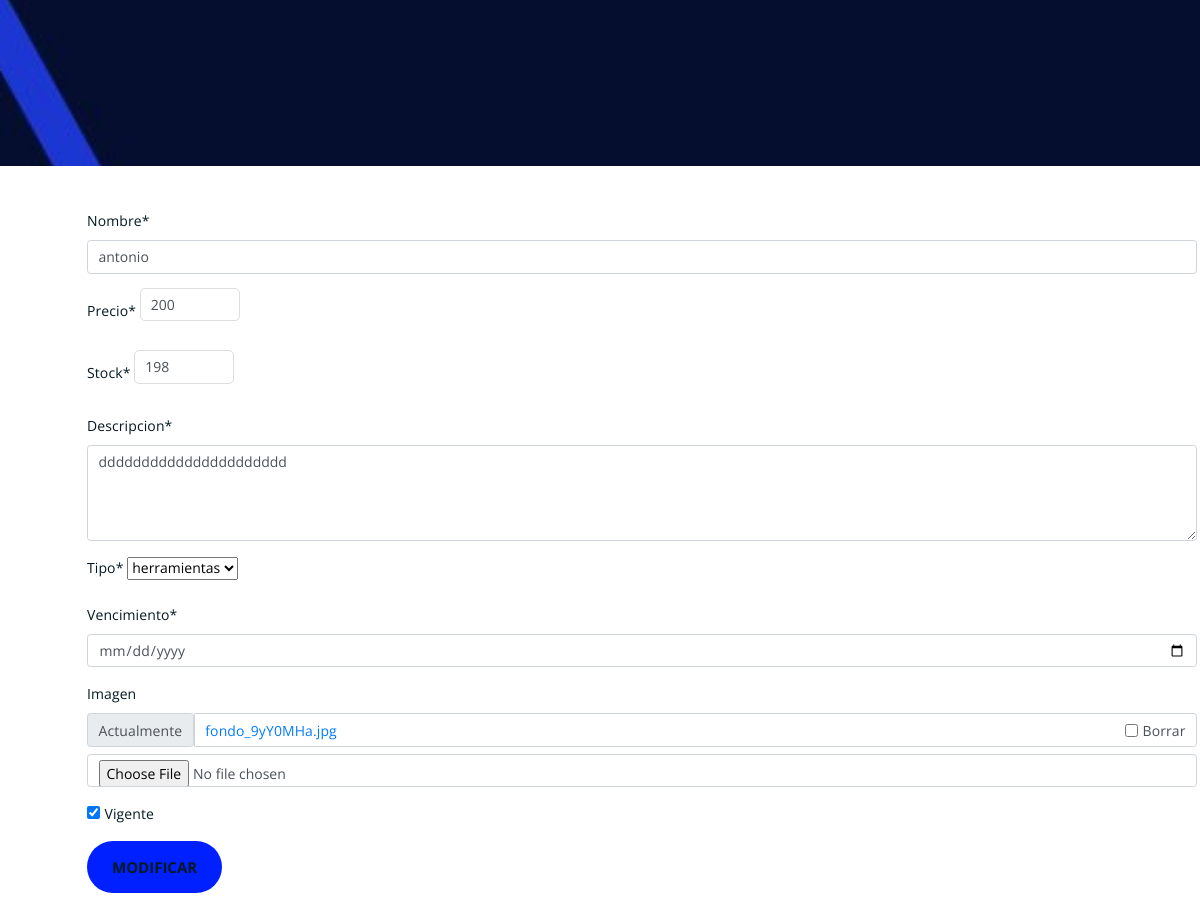
Page /update/5/ (middle part) on the earlier database version.
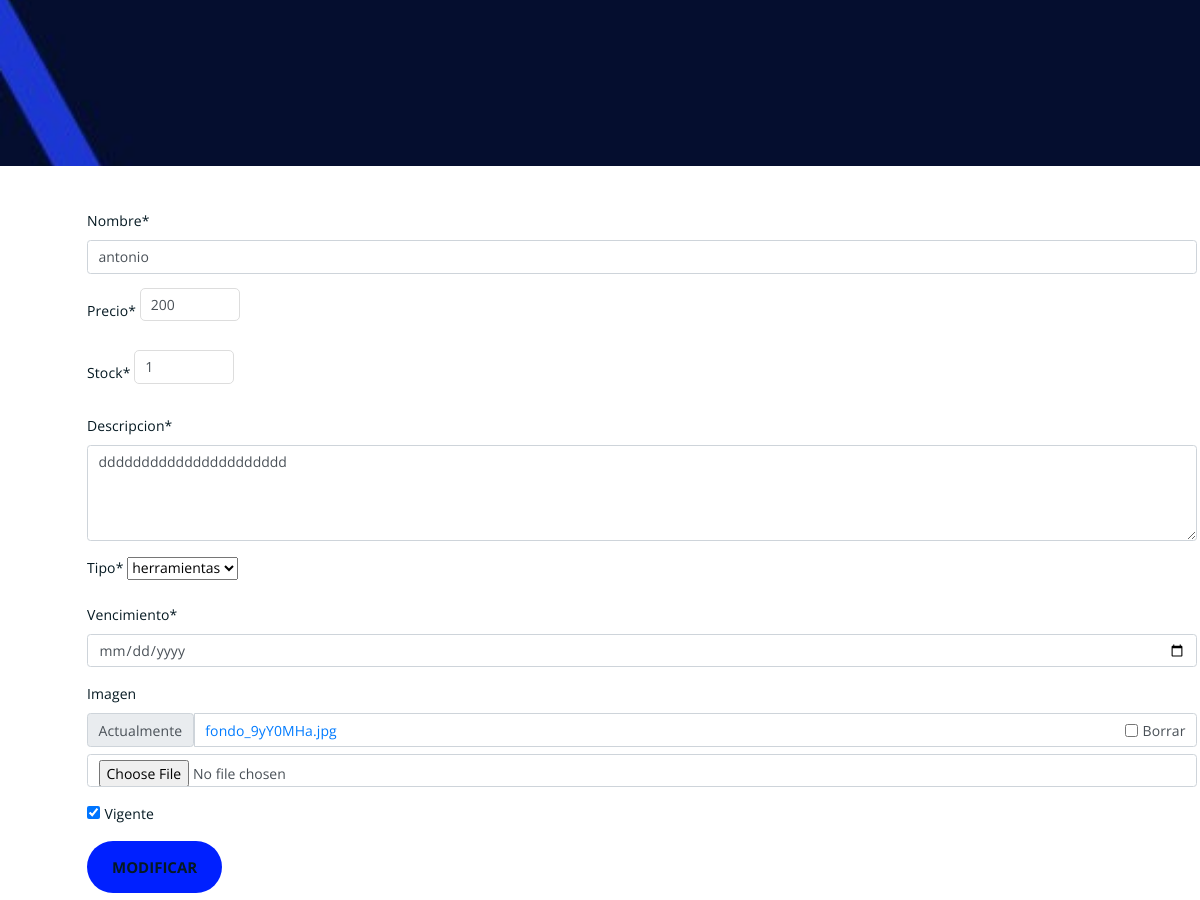
Same page on the later database version.
### core/models.py (models this page shows, shortened)
class Producto(models.Model):
    nombre = models.CharField(max_length=50)
    precio = models.IntegerField()
    stock = models.IntegerField()
    descripcion = models.CharField(max_length=250)
    tipo = models.ForeignKey(TipoProducto, on_delete=models.CASCADE)
    vencimiento = models.DateField(default=date.today)
    imagen = models.ImageField(null=True,blank=True)
    vigente = models.BooleanField()

class TipoProducto(models.Model):
    descripcion = models.CharField(max_length=50)
    def __str__(self):
        return self.descripcion

### core/views.py (the view)
# urls.py: path('update/<id>/', update, name="update"),
def update(request, id):
    producto = Producto.objects.get(id=id) # OBTIENE UN PRODUCTO POR EL ID
    data = {
        'form' : ProductoForm(instance=producto) # CARGAMOS EL PRODUCTO EN EL FORMULARIO
    }
    if request.method == 'POST':
        formulario = ProductoForm(data=request.POST, instance=producto, files=request.FILES) # NUEVA INFORMACION
        if formulario.is_valid():
            formulario.save() # INSERT INTO.....
            messages.success(request, "Producto modificado correctamente")
            data['form'] = formulario # CARGA LA NUEVA INFOR EN EL FORMULARIO
    return render(request, 'core/update-product.html', data)

### core/forms.py
class ProductoForm(ModelForm):
    nombre = forms.CharField(min_length=4,widget=forms.TextInput(attrs={"placeholder":"Ingrese Nombre"}))
    precio = forms.IntegerField(min_value=1,widget=forms.NumberInput(attrs={"placeholder":"Ingrese Precio"}))
    stock = forms.IntegerField(min_value=0,widget=forms.NumberInput(attrs={"placeholder":"Ingrese Stock"}))
    descripcion = forms.CharField(min_length=10,max_length=250,widget=forms.Textarea(attrs={"rows":4}))
    class Meta:
        model = Producto
        fields = '__all__'
        widgets = {
            'vencimiento' : forms.DateInput(attrs={'type': 'date'})
        }

### core/templates/core/update-product.html (shortened to what this page needs)
{% extends 'core/base.html' %}
{% load static %}
{% load crispy_forms_tags %}
{% block contenido %}
<div class="container">
    <div class="row">
        <div class="col-12 m-5">
            <form action="" method="POST" enctype="multipart/form-data">
                <table>
                    {{ form | crispy }}
                </table>
                <input type="submit" class="btn btn-success" value="Modificar">
            </form>
            <br><br><br><br><br>
        </div>
    </div>
</div>
{% endblock %}

Differences in the rows shown:
changed Producto "antonio": stock "198" → "1"
